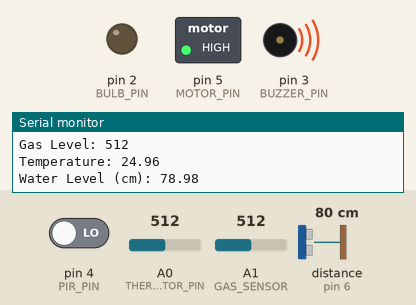
Simulated run of this sketch. Board: Arduino Uno, built with avr-gcc and run on an emulated ATmega328P. Shown: switched loads named in the sketch (green lamp = pin HIGH), output pins drawn as LEDs (lit = HIGH), buzzer (waves = sounding, pin HIGH), the last lines printed to the serial monitor. Wiring (inferred from the names in the program): ultrasonic range finder: trigger pin 6; echo pin 6. Inputs (shaded band) come from the test bench; at power-on: distance to the obstacle (sensor on pin 6) 80 cm, A1 (GAS_SENSOR) = 512, pin 4 (PIR_PIN) LOW, A0 (THERMISTOR_PIN) = 512. The echo pulse lasts 58.3 µs per cm.

Above: at 1.8 s.
1.9 s: distance to the obstacle (sensor on pin 6) set to 17 cm
3.4 s: distance to the obstacle (sensor on pin 6) set to 14 cm
At 5.2 s:
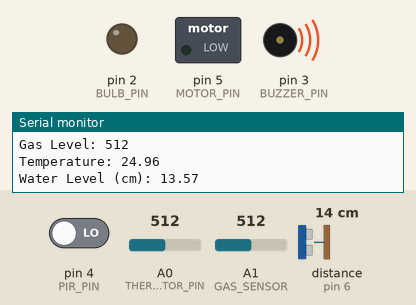
5.5 s: A1 (GAS_SENSOR) set to 418
7.2 s: A1 (GAS_SENSOR) set to 384
At 8.9 s:
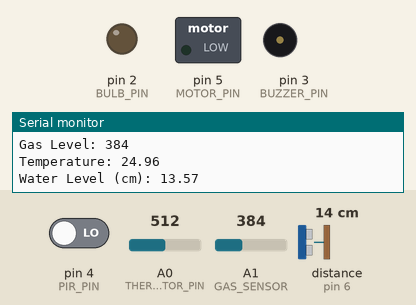
9.5 s: pin 4 (PIR_PIN) driven HIGH
At 10.6 s:
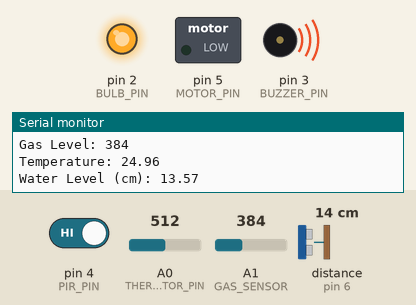
11.5 s: distance to the obstacle (sensor on pin 6) set to 18 cm
At 14.3 s:
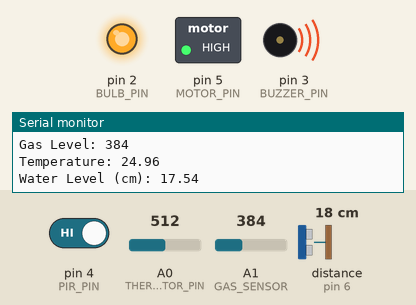
Timing chart, 0 to 15.5 s (numbered marks = the images above; inputs shaded):
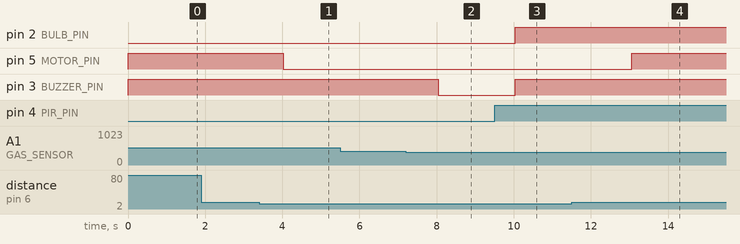

The sketch:

smart_home_automation_system1.ino
```cpp
// Pin Definitions
#define PIR_PIN 4
#define BUZZER_PIN 3
#define BULB_PIN 2
#define GAS_SENSOR A1
#define THERMISTOR_PIN A0
#define ULTRA_PIN 6
#define MOTOR_PIN 5

// Constants
#define GAS_THRESHOLD 400
#define TEMP_THRESHOLD 35.0 // Celsius
#define WATER_LEVEL_THRESHOLD 15 // cm

// Thermistor constants
const float SERIES_RESISTOR = 10000;
const float THERMISTOR_NOMINAL = 10000;
const float TEMPERATURE_NOMINAL = 25;
const float B_COEFFICIENT = 3950;

void setup() {
  pinMode(PIR_PIN, INPUT);
  pinMode(BUZZER_PIN, OUTPUT);
  pinMode(BULB_PIN, OUTPUT);
  pinMode(ULTRA_PIN, OUTPUT); // will switch to INPUT for reading
  pinMode(MOTOR_PIN, OUTPUT);

  digitalWrite(BUZZER_PIN, LOW);
  digitalWrite(BULB_PIN, LOW);
  digitalWrite(MOTOR_PIN, LOW);

  Serial.begin(9600);
}

void loop() {
  // --- Motion Detection ---
  if (digitalRead(PIR_PIN) == HIGH) {
    digitalWrite(BUZZER_PIN, HIGH);
    digitalWrite(BULB_PIN, HIGH);
    delay(1000);
  } else {
    digitalWrite(BULB_PIN, LOW);
    digitalWrite(BUZZER_PIN, LOW);
  }

  // --- Gas Detection ---
  int gasValue = analogRead(GAS_SENSOR);
  Serial.print("Gas Level: ");
  Serial.println(gasValue);
  if (gasValue > GAS_THRESHOLD) {
    digitalWrite(BUZZER_PIN, HIGH);
  }

  // --- Temperature Detection (Thermistor) ---
  int analogValue = analogRead(THERMISTOR_PIN);
  float resistance = SERIES_RESISTOR / ((1023.0 / analogValue) - 1);
  float steinhart = resistance / THERMISTOR_NOMINAL;
  steinhart = log(steinhart);
  steinhart /= B_COEFFICIENT;
  steinhart += 1.0 / (TEMPERATURE_NOMINAL + 273.15);
  steinhart = 1.0 / steinhart;
  float tempC = steinhart - 273.15;
  Serial.print("Temperature: ");
  Serial.println(tempC);

  if (tempC > TEMP_THRESHOLD) {
    digitalWrite(BUZZER_PIN, HIGH);
  }

  // --- Water Level Detection using 3-pin Ultrasonic ---
  float distance = getUltrasonicDistance();
  Serial.print("Water Level (cm): ");
  Serial.println(distance);

  if (distance > WATER_LEVEL_THRESHOLD) {
    digitalWrite(MOTOR_PIN, HIGH); // Low level: turn on motor
  } else {
    digitalWrite(MOTOR_PIN, LOW);  // Enough water: motor off
  }

  delay(1000);
}

// --- Function to read from 3-pin ultrasonic sensor ---
float getUltrasonicDistance() {
  pinMode(ULTRA_PIN, OUTPUT);
  digitalWrite(ULTRA_PIN, LOW);
  delayMicroseconds(2);
  digitalWrite(ULTRA_PIN, HIGH);
  delayMicroseconds(10);
  digitalWrite(ULTRA_PIN, LOW);

  pinMode(ULTRA_PIN, INPUT);
  long duration = pulseIn(ULTRA_PIN, HIGH, 30000); // Timeout after 30ms

  float distance = duration * 0.034 / 2;
  return distance;
}
```

Measured:
- the behaviour switches between 16 and 15 cm on distance to the obstacle (sensor on pin 6) (found by bisection; images 0 and 1)
- the behaviour switches between 401 and 400 on A1 (GAS_SENSOR) (found by bisection; images 1 and 2)
- after the input at 3.4 s, pin 5 (MOTOR_PIN): HIGH → LOW after 0.63 s
- after the input at 7.2 s, pin 3 (BUZZER_PIN): HIGH → LOW after 0.84 s
- after the input at 9.5 s, pin 2 (BULB_PIN), pin 3 (BUZZER_PIN): LOW → HIGH after 0.54 s
- after the input at 11.5 s, pin 5 (MOTOR_PIN): LOW → HIGH after 1.6 s
